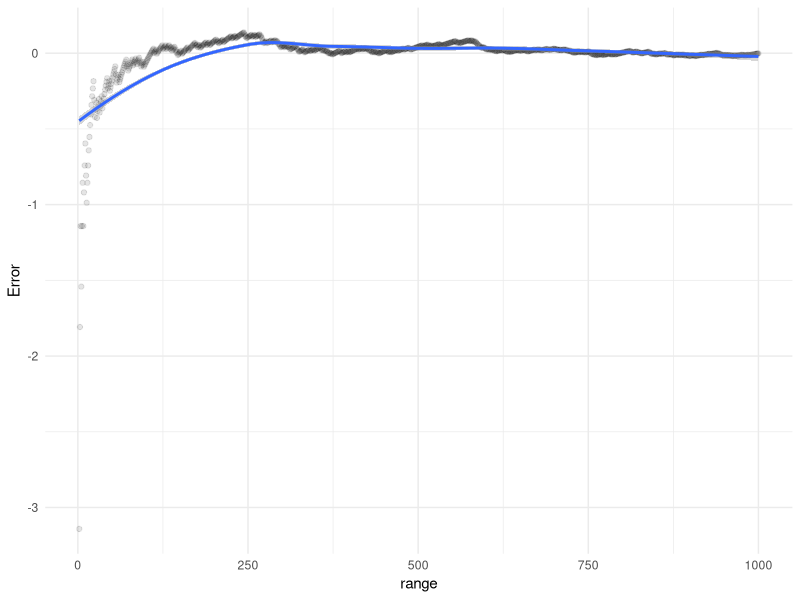

Write the R code that produced this figure.
## ---- chunk 1
knitr::opts_chunk$set(echo = TRUE)
library(ggplot2)
## ---- chunk 2
inside<-function(n){
  if (n[1]^2+n[2]^2<=1){wyn=1}
  else {wyn=0}
  wyn
}
## ---- chunk 3
npoints=1000
n<-matrix(runif(2*npoints),ncol=2)
y<-sapply(2:npoints, (\(x) 4*mean(apply(n[1:x,],MARGIN = 1,inside))))
## ---- chunk 4
data_plot<-data.frame('range'=2:npoints,'Error'=y-pi)
ggplot(data_plot,aes(x=range,y=Error))+geom_point(alpha=0.1)+theme_minimal()+geom_smooth()
## ---- chunk 5
wyn<-sapply(1:1000, (\(x) 4*mean(apply(matrix(runif(2*10000),ncol=2),MARGIN = 1,inside))))-pi
pi_m<-mean(wyn)
pi_od<-var(wyn)
print(c(pi_m,pi_od))
